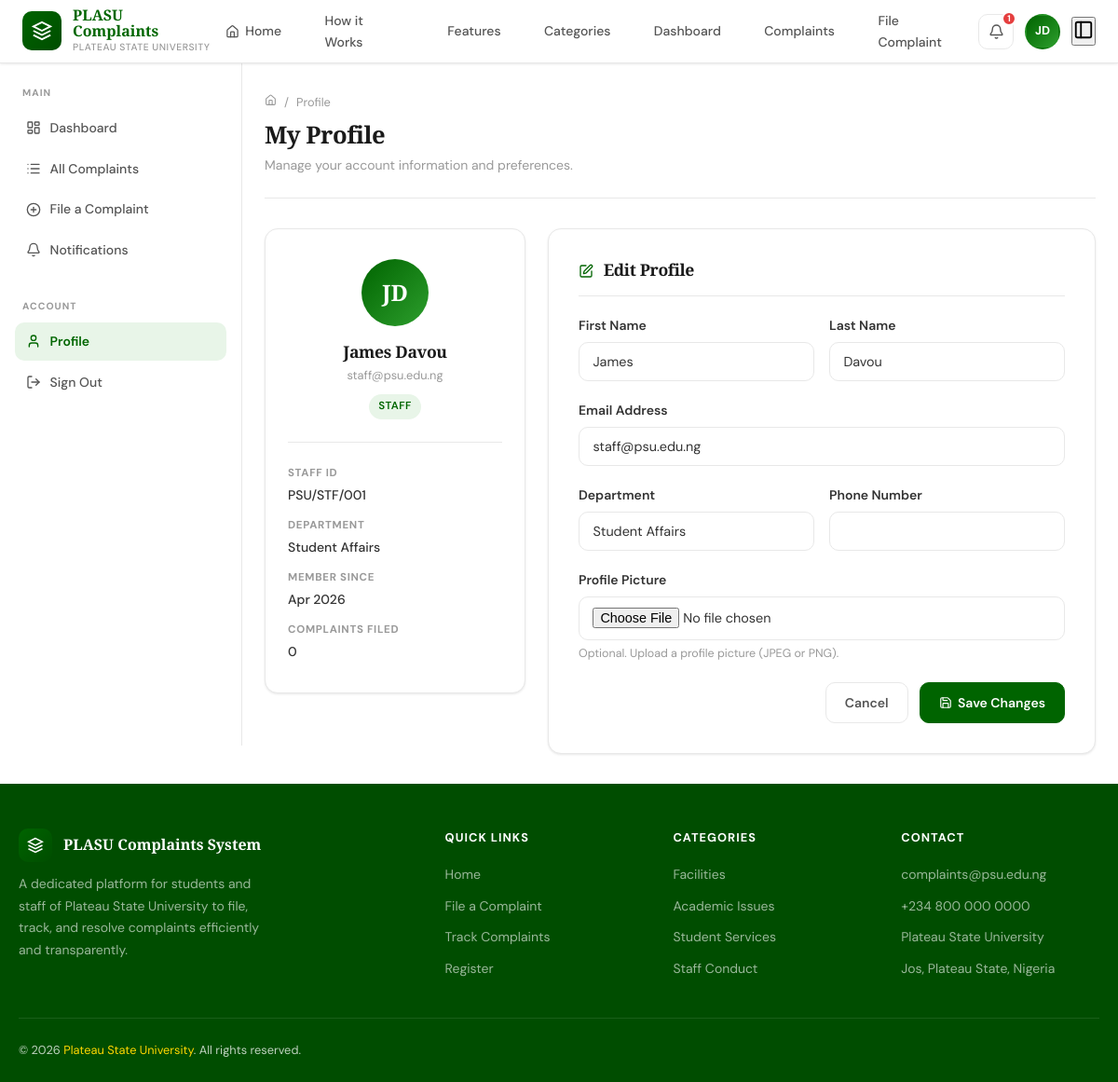
The page /accounts/profile/ (signed in) on the database its author committed.
### accounts/models.py (models this page shows, shortened)
class User(AbstractUser):
    ROLE_CHOICES = [
        ('student', 'Student'),
        ('staff', 'Staff'),
        ('admin', 'Administrator'),
    ]
    role = models.CharField(max_length=20, choices=ROLE_CHOICES, default='student')
    matric_number = models.CharField(max_length=20, blank=True, null=True, unique=True)
    staff_id = models.CharField(max_length=20, blank=True, null=True)
    department = models.CharField(max_length=100, blank=True)
    phone_number = models.CharField(max_length=15, blank=True)
    profile_picture = models.ImageField(upload_to='profiles/', blank=True, null=True)
    created_at = models.DateTimeField(auto_now_add=True)
    updated_at = models.DateTimeField(auto_now=True)
    class Meta:
        verbose_name = 'User'
        verbose_name_plural = 'Users'
    @property
    def is_admin_user(self):
        return self.role == 'admin' or self.is_superuser
    def get_initials(self):
        if self.first_name and self.last_name:
            return f"{self.first_name[0]}{self.last_name[0]}".upper()
        return self.username[:2].upper()

### accounts/views.py (the view)
# urls.py: path('profile/', views.profile_view, name='profile'),
@login_required
def profile_view(request):
    if request.method == 'POST':
        form = UserProfileForm(request.POST, request.FILES, instance=request.user)
        if form.is_valid():
            form.save()
            messages.success(request, 'Profile updated successfully.')
            return redirect('profile')
    else:
        form = UserProfileForm(instance=request.user)
    return render(request, 'accounts/profile.html', {'form': form})

### accounts/forms.py
class UserProfileForm(forms.ModelForm):
    class Meta:
        model = User
        fields = ['first_name', 'last_name', 'email', 'department', 'phone_number', 'profile_picture']
    def __init__(self, *args, **kwargs):
        super().__init__(*args, **kwargs)
        for field_name, field in self.fields.items():
            field.widget.attrs.update({'class': 'form-input'})

### psu_complaints/context_processors.py (called while the page is built)
def notifications_context(request):
    if request.user.is_authenticated:
        unread_notifications = Notification.objects.filter(
            user=request.user, is_read=False
        ).count()
        return {'unread_notifications': unread_notifications}
    return {'unread_notifications': 0}

### templates/accounts/profile.html (shortened to what this page needs)
{% extends "base/base.html" %}
{% load static humanize %}
{% block content %}
<div class="page-header">
  <div class="page-header-inner">
    <div>
      <div class="breadcrumb">
        <a href="{% url 'dashboard' %}"><i data-lucide="home" width="13" height="13"></i></a>
        <span>/</span><span>Profile</span>
      </div>
      <h1 class="page-title">My Profile</h1>
      <p class="page-desc">Manage your account information and preferences.</p>
    </div>
  </div>
</div>
<div style="display:grid;grid-template-columns:280px 1fr;gap:1.5rem;align-items:start;">
  <div class="card" style="text-align:center;padding:2rem 1.5rem;">
    <div style="width:72px;height:72px;background:linear-gradient(135deg,var(--green-600),var(--green-400));border-radius:50%;display:flex;align-items:center;justify-content:center;margin:0 auto 1rem;font-size:1.5rem;font-weight:700;color:white;font-family:var(--font-display);">
      {% if request.user.profile_picture %}
      <img src="{{ request.user.profile_picture.url }}" alt="Profile" style="width:72px;height:72px;border-radius:50%;object-fit:cover;">
      {% else %}
      {{ request.user.get_initials }}
      {% endif %}
    </div>
    <h2 style="font-size:1.1rem;margin-bottom:0.25rem;">{{ request.user.get_full_name|default:request.user.username }}</h2>
    <p style="font-size:0.8rem;color:var(--text-muted);margin-bottom:0.5rem;">{{ request.user.email }}</p>
    <span class="badge status-resolved" style="display:inline-flex;">{{ request.user.get_role_display }}</span>
    <div style="margin-top:1.5rem;padding-top:1.5rem;border-top:1px solid var(--border);text-align:left;display:flex;flex-direction:column;gap:0.75rem;">
      {% if request.user.staff_id %}
      <div class="meta-item">
        <span class="meta-label">Staff ID</span>
        <span class="meta-value">{{ request.user.staff_id }}</span>
      </div>
      {% endif %}
      {% if request.user.department %}
      <div class="meta-item">
        <span class="meta-label">Department</span>
        <span class="meta-value">{{ request.user.department }}</span>
      </div>
      {% endif %}
      <div class="meta-item">
        <span class="meta-label">Member Since</span>
        <span class="meta-value">{{ request.user.date_joined|date:"M Y" }}</span>
      </div>
      <div class="meta-item">
        <span class="meta-label">Complaints Filed</span>
        <span class="meta-value">{{ request.user.complaints.count }}</span>
      </div>
    </div>
  </div>
  <div class="card" style="padding:2rem;">
    <div class="card-header">
      <h2 class="card-title"><i data-lucide="edit" width="16" height="16" style="vertical-align:middle;margin-right:0.4rem;color:var(--primary);"></i> Edit Profile</h2>
    </div>
    <form method="post" enctype="multipart/form-data" data-validate>
      <div class="grid-2">
        <div class="form-group">
          <label class="form-label">First Name</label>
          {{ form.first_name }}
        </div>
        <div class="form-group">
          <label class="form-label">Last Name</label>
          {{ form.last_name }}
        </div>
      </div>
      <div class="form-group">
        <label class="form-label">Email Address</label>
        {{ form.email }}
      </div>
      <div class="grid-2">
        <div class="form-group">
          <label class="form-label">Department</label>
          {{ form.department }}
        </div>
        <div class="form-group">
          <label class="form-label">Phone Number</label>
          {{ form.phone_number }}
        </div>
      </div>
      <div class="form-group">
        <label class="form-label">Profile Picture</label>
        {{ form.profile_picture }}
        <div class="form-hint">Optional. Upload a profile picture (JPEG or PNG).</div>
      </div>
      <div class="flex justify-end gap-3">
        <a href="{% url 'dashboard' %}" class="btn btn-ghost">Cancel</a>
        <button type="submit" class="btn btn-primary">
          <i data-lucide="save" width="14" height="14"></i>
          Save Changes
        </button>
      </div>
    </form>
  </div>
</div>
{% endblock %}

### templates/base/base.html (shortened to what this page needs)
{% load static %}
<!DOCTYPE html>
<html lang="en">
<head>
  <link rel="stylesheet" href="{% static 'css/main.css' %}">
</head>
<body>
<nav class="navbar">
  <div class="navbar-inner">
    <a href="{% url 'home' %}" class="navbar-brand">
      <div class="brand-logo">
        <svg width="22" height="22" viewBox="0 0 24 24" fill="none" stroke="currentColor" stroke-width="2">
          <path d="M12 2L2 7l10 5 10-5-10-5z"/>
          <path d="M2 17l10 5 10-5"/>
          <path d="M2 12l10 5 10-5"/>
        </svg>
      </div>
      <div class="brand-text">
        <span class="brand-name">PLASU Complaints</span>
        <span class="brand-sub">Plateau State University</span>
      </div>
    </a>
    <ul class="navbar-nav" id="mobileMenu">
  <li><a href="{% url 'home' %}">
    <i data-lucide="home" width="15"></i> Home
  </a></li>
  <li><a href="{% url 'home' %}#how-it-works">How it Works</a></li>
  <li><a href="{% url 'home' %}#features">Features</a></li>
  <li><a href="{% url 'home' %}#categories">Categories</a></li>
  {% if user.is_authenticated %}
  <li><a href="{% url 'dashboard' %}">Dashboard</a></li>
  <li><a href="{% url 'complaint_list' %}">Complaints</a></li>
  <li><a href="{% url 'file_complaint' %}">File Complaint</a></li>
  {% endif %}
</ul>
    <div class="navbar-actions">
      {% if user.is_authenticated %}
      <a href="{% url 'notifications' %}" class="nav-icon-btn">
        <i data-lucide="bell" width="17"></i>
        {% if unread_notifications %}
        <span class="notif-badge">{{ unread_notifications }}</span>
        {% endif %}
      </a>
      <div class="user-menu">
        <div class="user-avatar">{{ user.get_initials }}</div>
      </div>
      {% else %}
      <a href="{% url 'login' %}" class="btn btn-ghost btn-sm">Sign In</a> <a href="{% url 'register' %}" class="btn btn-primary btn-sm">Register</a>
      {% endif %}
 {% if user.is_authenticated %}
  <button class="mobile-sidebar-btn" aria-label="Toggle sidebar">
    <i data-lucide="panel-left" width="22"></i>
  </button>
  {% endif %}
    </div>
  </div>
</nav>
{% block full_content %}
<div class="page-layout">
  {% block sidebar %}
  {% if user.is_authenticated %}
  <aside class="sidebar">
    <div class="sidebar-section">
      <div class="sidebar-label">Main</div>
      <ul class="sidebar-nav">
        <li><a href="{% url 'dashboard' %}">
          <i data-lucide="layout-dashboard" width="16" height="16"></i> Dashboard
        </a></li>
        <li><a href="{% url 'complaint_list' %}">
          <i data-lucide="list" width="16" height="16"></i> All Complaints
        </a></li>
        <li><a href="{% url 'file_complaint' %}">
          <i data-lucide="plus-circle" width="16" height="16"></i> File a Complaint
        </a></li>
        <li><a href="{% url 'notifications' %}">
          <i data-lucide="bell" width="16" height="16"></i> Notifications
        </a></li>
      </ul>
    </div>
    <div class="sidebar-section">
      <div class="sidebar-label">Account</div>
      <ul class="sidebar-nav">
        <li><a href="{% url 'profile' %}">
          <i data-lucide="user" width="16" height="16"></i> Profile
        </a></li>
        <li><a href="{% url 'logout' %}">
          <i data-lucide="log-out" width="16" height="16"></i> Sign Out
        </a></li>
      </ul>
    </div>
  </aside>
  {% endif %}
  {% endblock %}
  <main class="main-content">
    {% block content %}{% endblock %}
  </main>
</div>
{% endblock %}
{% block footer %}
<footer class="footer">
  <div class="container">
    <div class="footer-grid">
      <div class="footer-brand">
        <div style="display:flex;align-items:center;gap:0.75rem;margin-bottom:0.75rem;">
          <div class="brand-logo" style="width:36px;height:36px;">
            <svg width="18" height="18" viewBox="0 0 24 24" fill="none" stroke="currentColor" stroke-width="2">
              <path d="M12 2L2 7l10 5 10-5-10-5z"/>
              <path d="M2 17l10 5 10-5"/>
              <path d="M2 12l10 5 10-5"/>
            </svg>
          </div>
          <span style="color:white;font-family:var(--font-display);font-weight:700;font-size:1rem;">PLASU Complaints System</span>
        </div>
        <p>A dedicated platform for students and staff of Plateau State University to file, track, and resolve complaints efficiently and transparently.</p>
      </div>
      <div>
        <div class="footer-heading">Quick Links</div>
        <ul class="footer-links">
          <li><a href="{% url 'home' %}">Home</a></li>
          <li><a href="{% url 'file_complaint' %}">File a Complaint</a></li>
          <li><a href="{% url 'complaint_list' %}">Track Complaints</a></li>
          <li><a href="{% url 'register' %}">Register</a></li>
        </ul>
      </div>
      <div>
        <div class="footer-heading">Categories</div>
        <ul class="footer-links">
          <li><a href="#">Facilities</a></li>
          <li><a href="#">Academic Issues</a></li>
          <li><a href="#">Student Services</a></li>
          <li><a href="#">Staff Conduct</a></li>
        </ul>
      </div>
      <div>
        <div class="footer-heading">Contact</div>
        <ul class="footer-links">
          <li><a href="mailto:complaints@psu.edu.ng">complaints@psu.edu.ng</a></li>
          <li><a href="tel:+2348000000000">+234 800 000 0000</a></li>
          <li><a href="#">Plateau State University</a></li>
          <li><a href="#">Jos, Plateau State, Nigeria</a></li>
        </ul>
      </div>
    </div>
    <div class="footer-bottom">
      <span>&copy; {% now "Y" %} <span class="footer-accent">Plateau State University</span>. All rights reserved.</span>
    </div>
  </div>
</footer>
{% endblock %}
</body>
</html>

### rows shown on the page
User: get_initials "JD", user.get_initials "JD", user.get_full_name "James Davou", user.email "staff@psu.edu.ng", user.role "STAFF", user.staff_id "PSU/STF/001", user.department "Student Affairs", user.date_joined "Apr 2026", user.complaints.count "0", first_name "James", last_name "Davou", email "staff@psu.edu.ng", department "Student Affairs"

### other values the page prints
{{ unread_notifications }} "1"
